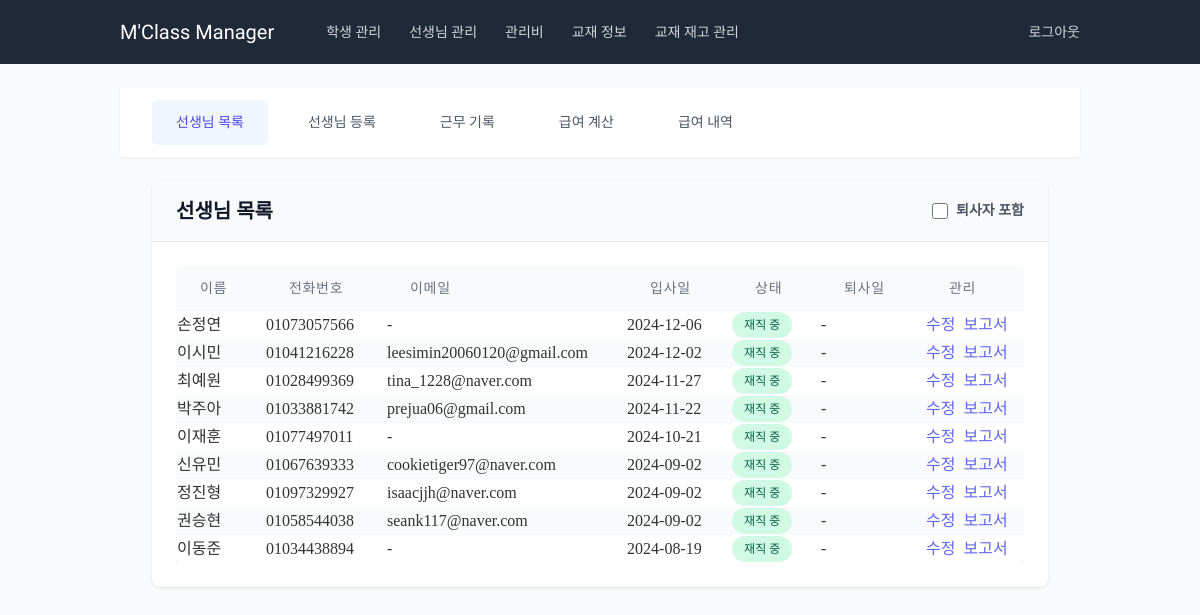
/teachers/ (signed in), run on the app's committed database.
### teachers/models.py (models this page shows, shortened)
class Teacher(models.Model):
    GENDER_CHOICES = [
        ('M', '남'),
        ('F', '여'),
    ]
    name = models.CharField(max_length=100, verbose_name='이름')
    phone_number = models.CharField(
        max_length=11,
        validators=[validate_phone_number],
        blank=True,
        null=True,
        verbose_name='전화번호'
    )
    email = models.EmailField(blank=True, null=True, verbose_name='이메일')
    gender = models.CharField(max_length=1, choices=GENDER_CHOICES, blank=True, null=True, verbose_name='성별')
    hire_date = models.DateField(blank=True, null=True, verbose_name='입사일')
    resignation_date = models.DateField(null=True, blank=True, verbose_name='퇴사일')
    bank = models.ForeignKey('common.Bank', on_delete=models.SET_NULL, blank=True, null=True, verbose_name='거래은행')
    account_number = models.CharField(max_length=20, blank=True, null=True, verbose_name='급여계좌')
    base_salary = models.IntegerField(blank=True, null=True, verbose_name='급여기준', default=15000)
    additional_salary = models.IntegerField(blank=True, null=True, verbose_name='추가급여', default=0)
    other_info = models.TextField(blank=True, null=True, verbose_name='기타')
    is_active = models.BooleanField(default=True, verbose_name="재직 중")
    extra_field1 = models.CharField(max_length=100, blank=True, null=True, verbose_name='예비1')
    extra_field2 = models.CharField(max_length=100, blank=True, null=True, verbose_name='예비2')
    extra_field3 = models.CharField(max_length=100, blank=True, null=True, verbose_name='예비3')
    extra_field4 = models.CharField(max_length=100, blank=True, null=True, verbose_name='예비4')
    class Meta:
        verbose_name = '교사'
        verbose_name_plural = '교사'

### teachers/views.py (the view)
# urls.py: path('', views.TeacherListView.as_view(), name='teacher_list'),
class TeacherListView(LoginRequiredMixin, ListView):
    model = Teacher
    template_name = 'teachers/teacher_list.html'
    context_object_name = 'teachers'
    def get_queryset(self):
        queryset = Teacher.objects.all()
        show_inactive = self.request.GET.get('show_inactive') == 'on'
        if not show_inactive:
            queryset = queryset.filter(is_active=True)
        active_teachers = queryset.filter(is_active=True).order_by('-hire_date')
        inactive_teachers = queryset.filter(is_active=False).order_by('-resignation_date') # 퇴사 날짜 기준으로 역순 정렬
        return active_teachers, inactive_teachers
    def get_context_data(self, **kwargs):
        context = super().get_context_data(**kwargs)
        context['show_inactive'] = self.request.GET.get('show_inactive') == 'on'
        context['active_teachers'], context['inactive_teachers'] = self.get_queryset()
        return context

### teachers/templates/teachers/teacher_list.html (shortened to what this page needs)
{% extends 'teachers/base_teachers.html' %}
{% block teacher_content %}
<div class="content-card">
    <div class="card-header">
        <div class="flex items-center justify-between">
            <h1 class="text-xl font-semibold text-gray-900">선생님 목록</h1>
            <div class="flex items-center space-x-4">
                <form method="get" class="flex items-center">
                    <label class="inline-flex items-center">
                        <input type="checkbox" name="show_inactive"
                               class="form-checkbox h-4 w-4 text-indigo-600"
                               onchange="this.form.submit()">
                        <span class="ml-2 text-sm text-gray-600">퇴사자 포함</span>
                    </label>
                </form>
            </div>
        </div>
    </div>
    <div class="card-body">
        <div class="overflow-x-auto">
            <table class="content-table">
                <thead>
                    <tr>
                        <th>이름</th>
                        <th>전화번호</th>
                        <th>이메일</th>
                        <th>입사일</th>
                        <th>상태</th>
                        <th>퇴사일</th>
                        <th>관리</th>
                    </tr>
                </thead>
                <tbody>
                    {% if active_teachers %}
                        {% for teacher in active_teachers %}
                        <tr>
                            <td>
                                {{ teacher.name }}
                            </td>
                            <td>{{ teacher.phone_number|default:"-" }}</td>
                            <td>{{ teacher.email|default:"-" }}</td>
                            <td>{{ teacher.hire_date|date:"Y-m-d" }}</td>
                            <td>
                                <span class="status-badge status-badge-success">
                                    재직 중
                                </span>
                            </td>
                            <td>-</td>
                            <td>
                                <div class="flex space-x-2">
                                    <a href="{% url 'teachers:teacher_update' teacher.pk %}"
                                       class="link-primary">수정</a>
                                    <a href="{% url 'teachers:teacher_pdf_report' teacher.pk %}"
                                       class="link-primary" target="_blank">보고서</a>
                                </div>
                            </td>
                        </tr>
                        {% endfor %}
                    {% endif %}
                </tbody>
            </table>
        </div>
    </div>
</div>
{% endblock %}

### static/css/custom.css (style rules this page uses)
body { font-family: 'Ubuntu', sans-serif; line-height: 1.6; color: #333; background-color: #f9fafb; padding: 0; margin: 0; }
.content-table { width: 100%; border-collapse: separate; border-spacing: 0; border-radius: 0.375rem; box-shadow: 0 2px 5px rgba(0, 0, 0, 0.1); overflow: hidden; }
.content-table thead th { padding: 0.75rem 1.5rem; font-size: 0.875rem; font-weight: 500; text-transform: uppercase; color: #6b7280; letter-spacing: 0.05em; text-align: left; background-color: #f9fafb; }
.content-table tbody tr { background-color: white; }
.content-table tbody tr:nth-child(even) { background-color: #f9fafb; }
.content-card { background-color: white; border-radius: 0.5rem; box-shadow: 0 1px 3px rgba(0, 0, 0, 0.1); margin-bottom: 1rem; }
.card-header { padding: 1rem 1.5rem; border-bottom: 1px solid #e5e7eb; background-color: #f9fafb; font-weight: 600; color: #374151; }
.card-body { padding: 1.5rem; }
.overflow-x-auto { overflow-x: auto; -webkit-overflow-scrolling: touch; scrollbar-width: none; }
.status-badge { padding: 0.25rem 0.75rem; border-radius: 9999px; font-size: 0.75rem; font-weight: 500; display: inline-flex; }
.status-badge-success { background-color: #d1fae5; color: #065f46; }
.link-primary { color: #6366f1; text-decoration: none; transition: color 0.2s ease-in-out; }

### templates/base.html (style rules this page uses)
body { font-family: 'Noto Sans KR', 'nanum-gothic'; }

### data on the page
Teacher: name "손정연", phone_number "01073057566", email "-", hire_date "2024-12-06"
Teacher: name "이시민", phone_number "01041216228", email "leesimin20060120@gmail.com", hire_date "2024-12-02"
Teacher: name "최예원", phone_number "01028499369", email "tina_1228@naver.com", hire_date "2024-11-27"
Teacher: name "박주아", phone_number "01033881742", email "prejua06@gmail.com", hire_date "2024-11-22"
Teacher: name "이재훈", phone_number "01077497011", email "-", hire_date "2024-10-21"
Teacher: name "신유민", phone_number "01067639333", email "cookietiger97@naver.com", hire_date "2024-09-02"
Teacher: name "정진형", phone_number "01097329927", email "isaacjjh@naver.com", hire_date "2024-09-02"
Teacher: name "권승현", phone_number "01058544038", email "seank117@naver.com", hire_date "2024-09-02"
Teacher: name "이동준", phone_number "01034438894", email "-", hire_date "2024-08-19"
